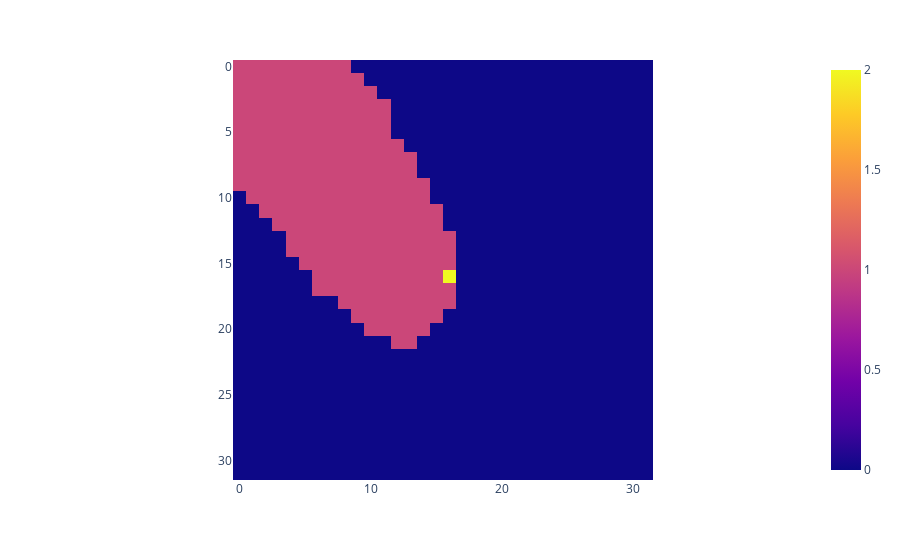

This figure's notebook cell:
### Code cell
tmp_cut = torch.clone(cuts[10])
tmp_cut[cuts[0].shape[0]//2, cuts[0].shape[0]//2] = 2
fig = px.imshow(tmp_cut)
fig.show()

### Figure 1 — Plotly figure (JSON) as saved in the notebook; plotly's stock layout.template omitted (floating-point values rounded to 4 significant figures; data arrays with more than 128 entries replaced by an {"elided": "..."} marker saying what was removed)
{"data": [{"coloraxis": "coloraxis", "hovertemplate": "x: %{x}<br>y: %{y}<br>color: %{z}<extra></extra>", "name": "0", "type": "heatmap", "xaxis": "x", "yaxis": "y", "z": {"elided": "32x32 int values"}}], "layout": {"coloraxis": {"colorscale": [[0, "#0d0887"], [0.1111, "#46039f"], [0.2222, "#7201a8"], [0.3333, "#9c179e"], [0.4444, "#bd3786"], [0.5556, "#d8576b"], [0.6667, "#ed7953"], [0.7778, "#fb9f3a"], [0.8889, "#fdca26"], [1, "#f0f921"]]}, "margin": {"t": 60}, "xaxis": {"anchor": "y", "constrain": "domain", "domain": [0, 1], "scaleanchor": "y"}, "yaxis": {"anchor": "x", "autorange": "reversed", "constrain": "domain", "domain": [0, 1]}}}
